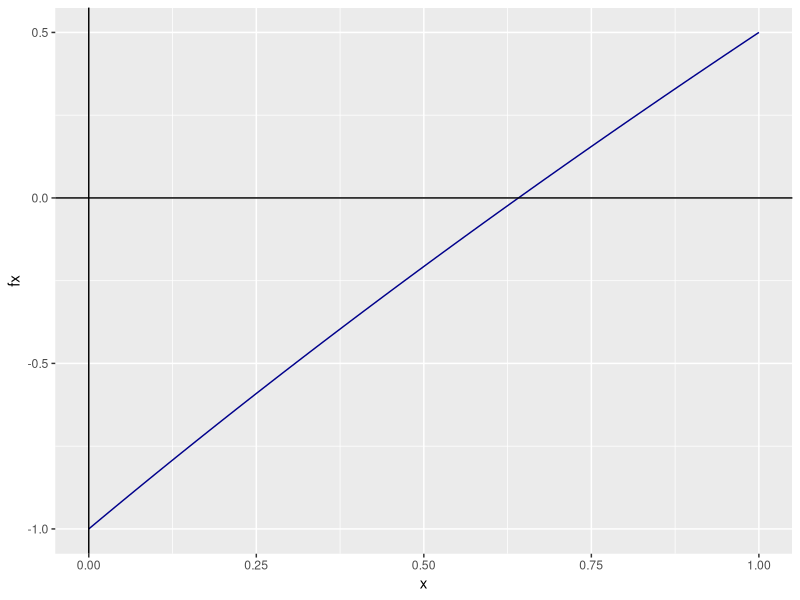
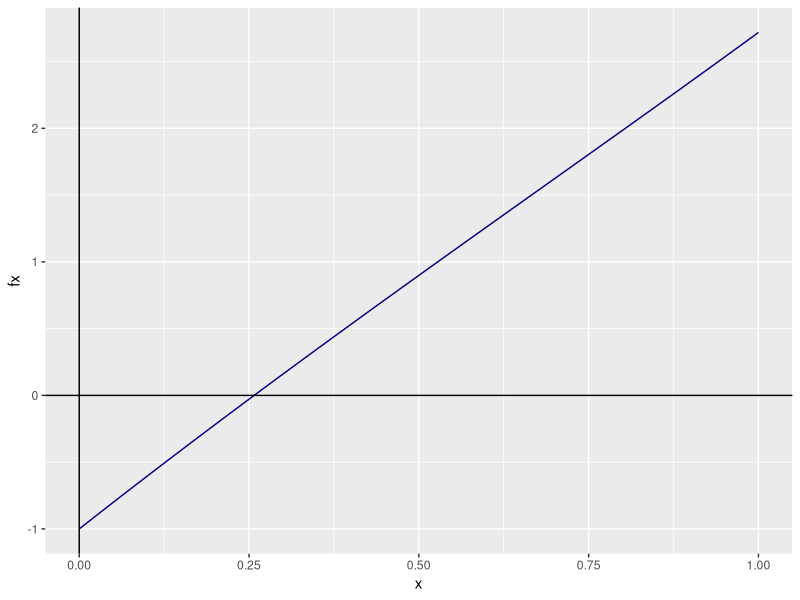
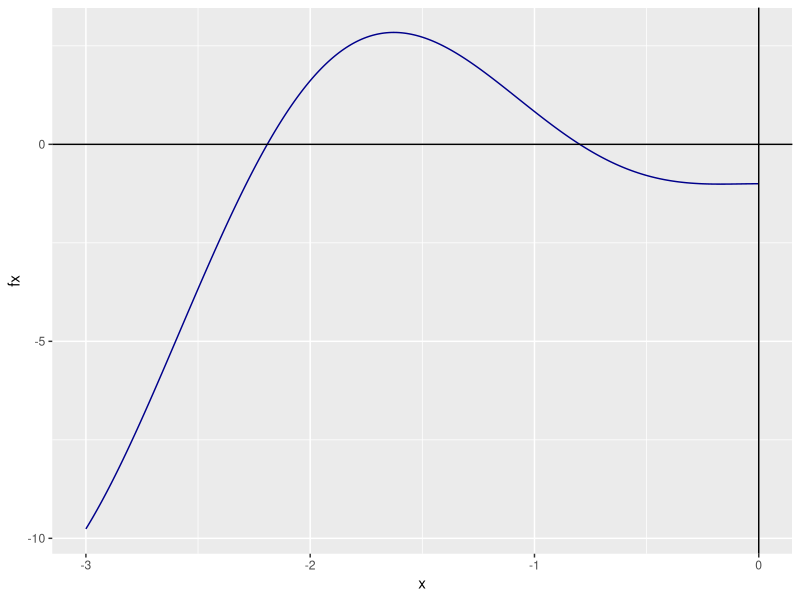
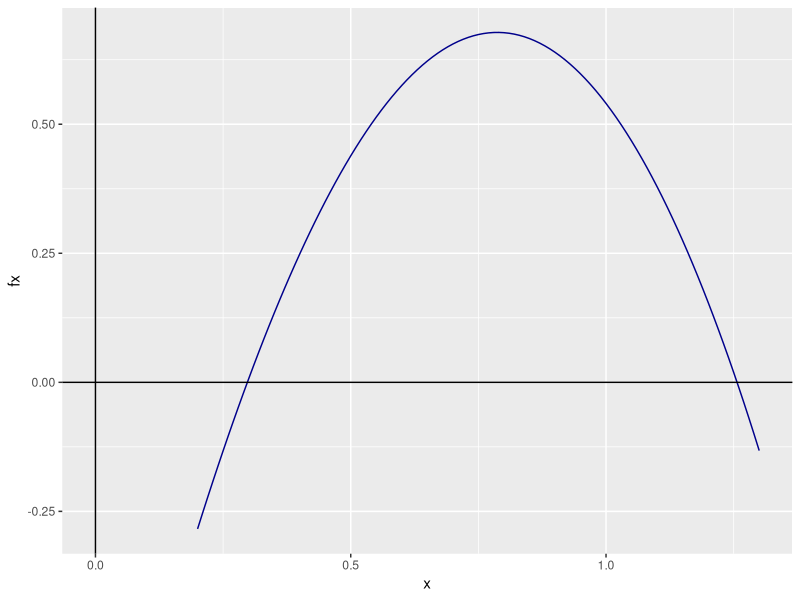
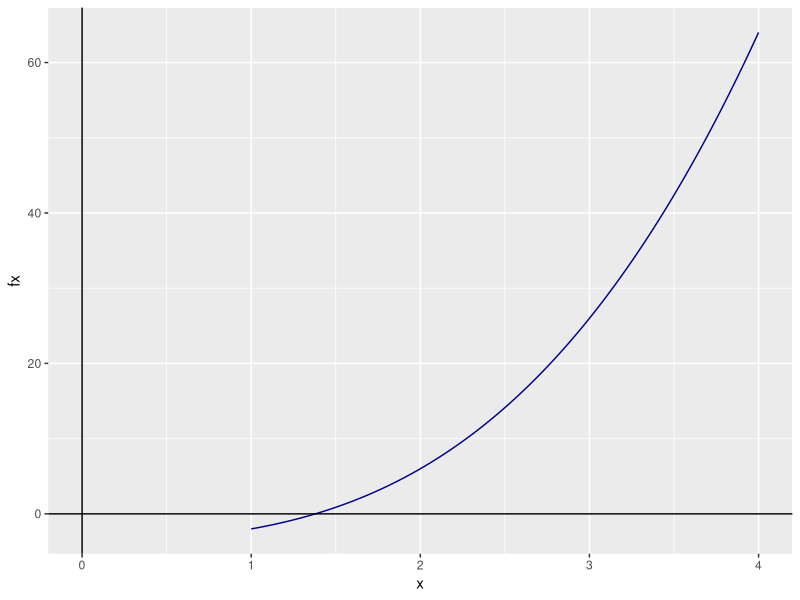
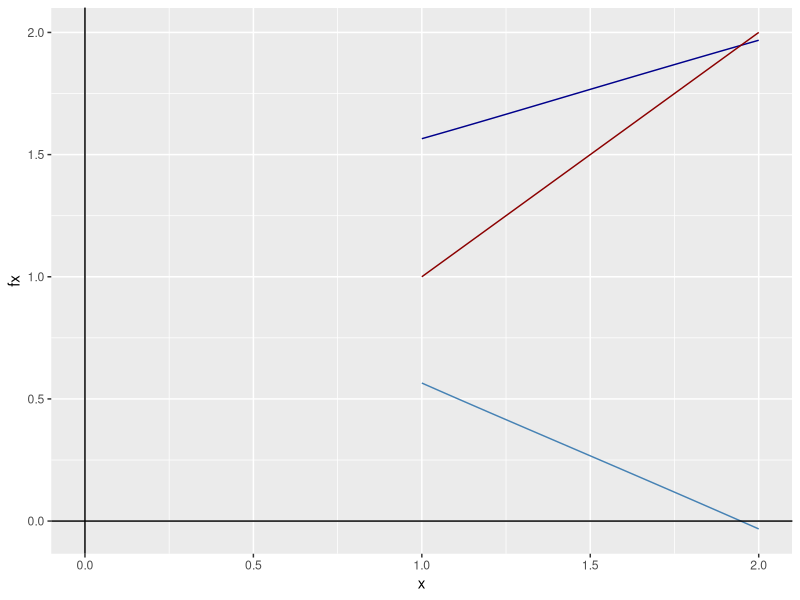
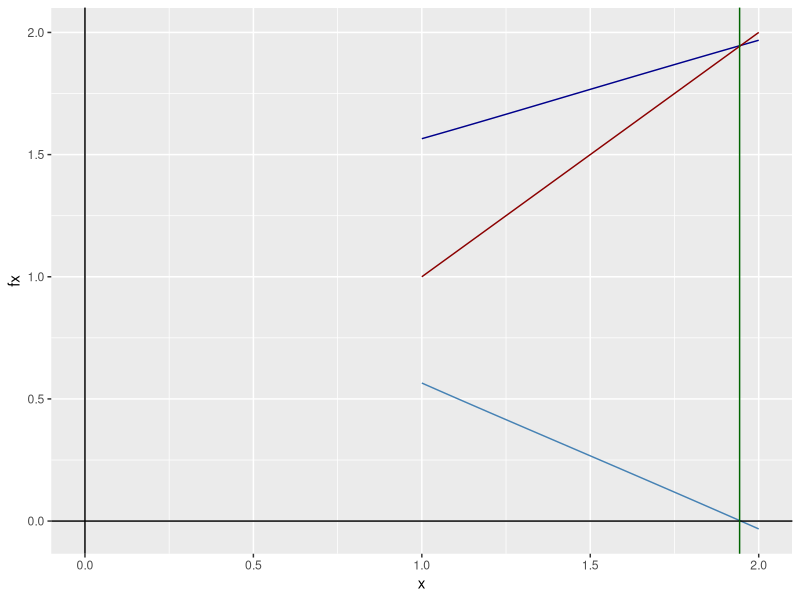
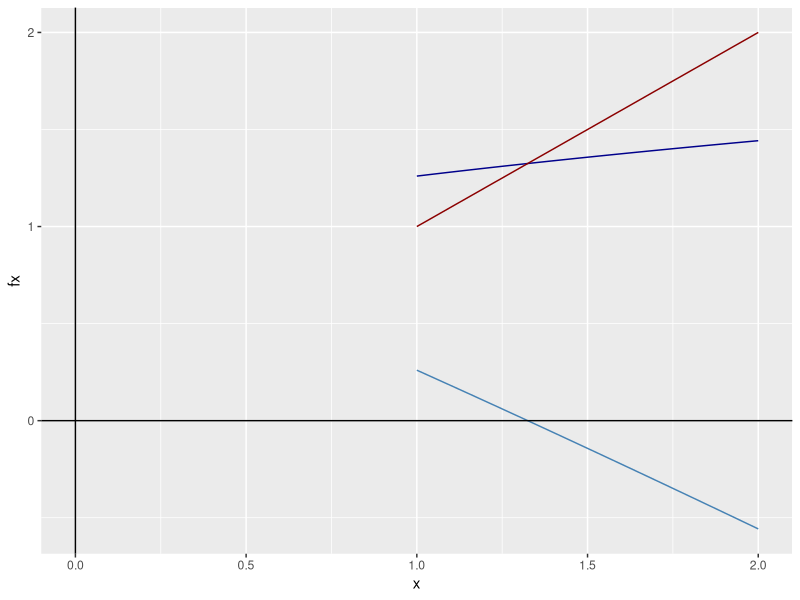

Here is the R script that generated these plots, in order:
## ---- chunk 1
knitr::opts_chunk$set(echo = TRUE)
library(ggplot2)
options(scipen = 999)
## ---- chunk 2
#Método de Bisección
Biseccion <- function(a, b, N = 100, tol) {
#Tiene por default 100 iteraciones
  
  #Instancio las listas vacias
  lista_a <- c(NULL)
  lista_b <- c(NULL)
  lista_p <- c(NULL)

  for (i in 1:N) {
    #Calculo P
    p <- (a+b)/2
    
    #Agrego el valor a cada lista
    lista_p[i] <- p
    lista_a[i] <- a
    lista_b[i] <- b
    
    #Evaluo la función en p
    fp <- f(p)
    
    #Si la f(p) es 0, entonces es raiz
    #O si esta dentro del límite tolerado
    if (fp == 0 | abs((b-a)/2) <= tol) {
      #Creo un data frame con las listas
      datos <- data.frame(lista_a, lista_b, lista_p)
      colnames(datos) <- c("A", "B", "P")
      print(datos)
      return(paste("La raiz es: ", p))
    }
    
    #Si comparten el mismo signo
    if (fp * f(a) > 0) {
      a <- p
    } else {
      b <- p
    }
  }
  
  #En el caso de que falle el método
  return(paste('El método falla luego de: ', N, ' iteraciones'))
}
## ---- chunk 3
#Método de punto fijo
PuntoFijo <- function(p0, n = 100, tol){
  #Donde p0 es la aproximación inicial
  #El número máximo de iteraciones n viene por default en 100
  #Y tol es la toleranacia al error
  
  #Instancio las listas vacias
  lista_p <- c(NULL)
  lista_gp <- c(NULL)
  
  for (i in 1:n) {
    #Calculo p
    p <- f(p0)
    
    lista_p[i] <- p0
    lista_gp[i] <- p
    
    if(abs(p-p0) <= tol){
      #Creo un data frame con las listas
      datos <- data.frame(lista_p, lista_gp)
      colnames(datos) <- c("P", "G(P)")
      print(datos)
      return(p)
    }
    
    p0 <- p
  }
  
  #En el caso de que falle el método
  return(paste('El método falla luego de: ', n, ' iteraciones'))
}
## ---- chunk 4
Newton <- function(p0, tol, n = 100){
  #Donde p0 es la aproximación inicial
  #El número máximo de iteraciones n viene por default en 100
  #Y tol es la toleranacia al error
  
  for (i in 1:n) {
    
    #Calculo p
    p <- p0 - (f(p0)/fprima(p0))
    
    if(abs(p-p0) <= tol){
      return(p)
    }
    
    p0 <- p
    
  }
  
  #En el caso de que falle el método
  return(paste('El método falla luego de: ', n, ' iteraciones'))
}

## ---- chunk 5

Secante <- function(p0, p1, tol, n = 100){
  
  q0 = f(p0)
  q1 = f(p1)
  
  for (i in 2:n) {
    
    p = p1 - q1 * (p1 - p0) / (q1 - q0)
    
    if (abs(p-p1) < tol){
      return(p)
    }
    
    p0 = p1
    q0 = q1
    p1 = p
    q1 = f(p)
    
  }
  
  return(paste("El método falló luego de ", n, " iteraciones"))
}

## ---- chunk 6

FalsaPosicion <- function(p0, p1, tol, n = 100){
  
  q0 <- f(p0)
  q1 <- f(p1)
  
  for (i in 2:n){
    p = p1 -q1*(p1-p0)/(q1-q0)
    
    if (abs(p-p1) < tol){
      return(p)
    }
    
    q = f(p)
    
    if (q*q1 < 0){
      p0 <- p1
      q0 <- q1
    }
    
    p1 <- p
    q1 <- q
  }
  
  return(paste("El método falló luego de ", n, " iteraciones"))
}

## ---- chunk 7
f <- function(x){
  return(x-2^(-x))
}

#Instancio un vector que me va a indicar los puntos en la función
x <- seq(0, 1, by = 0.01)

#Genero los puntos
fx <- f(x)

#Creo un data frame con los x e y
df <- data.frame(x, fx)

#Instancio los datos
gg_fx <- ggplot(data = df)

#Agrego la capa con los datos
gg_fx <- gg_fx + aes(x = x, y = fx)

#Est grafica una linea
gg_fx <- gg_fx + geom_line(linetype = 1, colour = "darkblue")

#Agrego el eje X
gg_fx <- gg_fx + geom_vline(xintercept = 0, linetype = 1)

#Agrego el eje Y
gg_fx <- gg_fx + geom_hline(yintercept = 0, linetype = 1)

#Grafico
gg_fx

## ---- chunk 8
Biseccion(a = 0.5,b = 1, tol = 0.00001)
## ---- chunk 9
f <- function(x){
  return(exp(x) - x^2+3*x - 2)
}

#Instancio un vector que me va a indicar los puntos en la función
x <- seq(0, 1, by = 0.01)

#Genero los puntos
fx <- f(x)

#Creo un data frame con los x e y
df <- data.frame(x, fx)

#Instancio los datos
gg_fx <- ggplot(data = df)

#Agrego la capa con los datos
gg_fx <- gg_fx + aes(x = x, y = fx)

#Est grafica una linea
gg_fx <- gg_fx + geom_line(linetype = 1, colour = "darkblue")

#Agrego el eje X
gg_fx <- gg_fx + geom_vline(xintercept = 0, linetype = 1)

#Agrego el eje Y
gg_fx <- gg_fx + geom_hline(yintercept = 0, linetype = 1)

#Grafico
gg_fx

## ---- chunk 10
Biseccion(a = 0,b = 0.5, tol = 0.00001)
## ---- chunk 11
f <- function(x){
  return(2*x*cos(2*x)-(x+1)^2)
}

#Instancio un vector que me va a indicar los puntos en la función
x <- seq(-3, 0, by = 0.01)

#Genero los puntos
fx <- f(x)

#Creo un data frame con los x e y
df <- data.frame(x, fx)

#Instancio los datos
gg_fx <- ggplot(data = df)

#Agrego la capa con los datos
gg_fx <- gg_fx + aes(x = x, y = fx)

#Est grafica una linea
gg_fx <- gg_fx + geom_line(linetype = 1, colour = "darkblue")

#Agrego el eje X
gg_fx <- gg_fx + geom_vline(xintercept = 0, linetype = 1)

#Agrego el eje Y
gg_fx <- gg_fx + geom_hline(yintercept = 0, linetype = 1)

#Grafico
gg_fx

## ---- chunk 12
Biseccion(a = -3,b = -2, tol = 0.00001)
Biseccion(a = -1,b = 0, tol = 0.00001)
## ---- chunk 13
f <- function(x){
  return(x*cos(x)-2*x^2+3*x-1)
}

#Instancio un vector que me va a indicar los puntos en la función
x <- seq(0.2, 1.3, by = 0.01)

#Genero los puntos
fx <- f(x)

#Creo un data frame con los x e y
df <- data.frame(x, fx)

#Instancio los datos
gg_fx <- ggplot(data = df)

#Agrego la capa con los datos
gg_fx <- gg_fx + aes(x = x, y = fx)

#Est grafica una linea
gg_fx <- gg_fx + geom_line(linetype = 1, colour = "darkblue")

#Agrego el eje X
gg_fx <- gg_fx + geom_vline(xintercept = 0, linetype = 1)

#Agrego el eje Y
gg_fx <- gg_fx + geom_hline(yintercept = 0, linetype = 1)

#Grafico
gg_fx

## ---- chunk 14
Biseccion(a = 0.25,b = 0.5, tol = 0.00001)
Biseccion(a = 1,b = 1.5, tol = 0.00001)
## ---- chunk 15
f <- function(x){
  return(x^3+x-4)
}

#Instancio un vector que me va a indicar los puntos en la función
x <- seq(1, 4, by = 0.01)

#Genero los puntos
fx <- f(x)

#Creo un data frame con los x e y
df <- data.frame(x, fx)

#Instancio los datos
gg_fx <- ggplot(data = df)

#Agrego la capa con los datos
gg_fx <- gg_fx + aes(x = x, y = fx)

#Est grafica una linea
gg_fx <- gg_fx + geom_line(linetype = 1, colour = "darkblue")

#Agrego el eje X
gg_fx <- gg_fx + geom_vline(xintercept = 0, linetype = 1)

#Agrego el eje Y
gg_fx <- gg_fx + geom_hline(yintercept = 0, linetype = 1)

#Grafico
gg_fx

## ---- chunk 16
Biseccion(a = 1,b = 4, tol = 0.001)
## ---- chunk 17
#La función del ejercicio
f <- function(x){
  return((3*x^2+3)^(1/4))
}
#La función para graficar la raiz
g <- function(x){
  return(-x+(3*x^2+3)^(1/4))
}

#Instancio un vector que me va a indicar los puntos en la función
x <- seq(1, 2, by = 0.01)

#Genero los puntos
fx <- f(x)

#Creo un data frame con los x e y
df <- data.frame(x, fx)

#Instancio los datos
gg_fx <- ggplot(data = df)

#Agrego la capa con los datos
gg_fx <- gg_fx + aes(x = x, y = fx)

#Grafica la función del ejercicio
gg_fx <- gg_fx + geom_line(linetype = 1, colour = "darkblue")

#Gráfico x = y
gg_fx <- gg_fx + geom_line(aes(y = x), colour = "darkred")

#Gráfico la función del ejercicio donde esta la raiz
gg_fx <- gg_fx + geom_line(aes(x = x, y = g(x)), colour = "steelblue")

#Agrego el eje X
gg_fx <- gg_fx + geom_vline(xintercept = 0, linetype = 1)

#Agrego el eje Y
gg_fx <- gg_fx + geom_hline(yintercept = 0, linetype = 1)

#Grafico
gg_fx
## ---- chunk 18
this_could_go_wrong <- tryCatch(
  PuntoFijo(p0 = 1, tol = 0.01),
  error = function(e){print("Error")})

if (this_could_go_wrong != "Error"){
  raiz <- this_could_go_wrong
  print(paste("La raiz es: ", raiz)) 
}
## ---- chunk 19
#Agrego la linea recta que une los puntos entre la función del ejercicio, el punto fijo y la raiz
gg_fx <- gg_fx + geom_vline(xintercept = raiz, linetype = 1, colour="darkgreen")

gg_fx
## ---- chunk 20
#La función del ejercicio
f <- function(x){
  return((x+1)^(1/3))
}
#La función para graficar la raiz
g <- function(x){
  return(-x+(x+1)^(1/3))
}

#Instancio un vector que me va a indicar los puntos en la función
x <- seq(1, 2, by = 0.01)

#Genero los puntos
fx <- f(x)

#Creo un data frame con los x e y
df <- data.frame(x, fx)

#Instancio los datos
gg_fx <- ggplot(data = df)

#Agrego la capa con los datos
gg_fx <- gg_fx + aes(x = x, y = fx)

#Grafica la función del ejercicio
gg_fx <- gg_fx + geom_line(linetype = 1, colour = "darkblue")

#Gráfico x = y
gg_fx <- gg_fx + geom_line(aes(y = x), colour = "darkred")

#Gráfico la función del ejercicio donde esta la raiz
gg_fx <- gg_fx + geom_line(aes(x = x, y = g(x)), colour = "steelblue")

#Agrego el eje X
gg_fx <- gg_fx + geom_vline(xintercept = 0, linetype = 1)

#Agrego el eje Y
gg_fx <- gg_fx + geom_hline(yintercept = 0, linetype = 1)

#Grafico
gg_fx
## ---- chunk 21
this_could_go_wrong <- tryCatch(
  PuntoFijo(p0 = 1, tol = 0.01),
  error = function(e){print("Error")})

if (this_could_go_wrong != "Error"){
  raiz <- this_could_go_wrong
  print(paste("La raiz es: ", raiz)) 
}
## ---- chunk 22
#Agrego la linea recta que une los puntos entre la función del ejercicio, el punto fijo y la raiz
gg_fx <- gg_fx + geom_vline(xintercept = raiz, linetype = 1, colour="darkgreen")

gg_fx
## ---- chunk 23
#La función del ejercicio
f <- function(x){
  return( pi + 0.5 * sin(x/2))
}
#La función para graficar la raiz
g <- function(x){
  return(-x+ pi + 0.5 * sin(x/2))
}

#Instancio un vector que me va a indicar los puntos en la función
x <- seq(0, 2*pi, by = 0.01)

#Genero los puntos
fx <- f(x)

#Creo un data frame con los x e y
df <- data.frame(x, fx)

#Instancio los datos
gg_fx <- ggplot(data = df)

#Agrego la capa con los datos
gg_fx <- gg_fx + aes(x = x, y = fx)

#Grafica la función del ejercicio
gg_fx <- gg_fx + geom_line(linetype = 1, colour = "darkblue")

#Gráfico x = y
gg_fx <- gg_fx + geom_line(aes(y = x), colour = "darkred")

#Gráfico la función del ejercicio donde esta la raiz
gg_fx <- gg_fx + geom_line(aes(x = x, y = g(x)), colour = "steelblue")

#Agrego el eje X
gg_fx <- gg_fx + geom_vline(xintercept = 0, linetype = 1)

#Agrego el eje Y
gg_fx <- gg_fx + geom_hline(yintercept = 0, linetype = 1)

#Grafico
gg_fx
## ---- chunk 24
this_could_go_wrong <- tryCatch(
  PuntoFijo(p0 = 3.5, tol = 0.01),
  error = function(e){print("Error")})

if (this_could_go_wrong != "Error"){
  raiz <- this_could_go_wrong
  print(paste("La raiz es: ", raiz)) 
}
## ---- chunk 25
this_could_go_wrong <- tryCatch(
  PuntoFijo(p0 = 3.5, tol = 0.0001),
  error = function(e){print("Error")})

if (this_could_go_wrong != "Error"){
  raiz <- this_could_go_wrong
  print(paste("La raiz es: ", raiz)) 
}
## ---- chunk 26
#Agrego la linea recta que une los puntos entre la función del ejercicio, el punto fijo y la raiz
gg_fx <- gg_fx + geom_vline(xintercept = raiz, linetype = 1, colour="darkgreen")

gg_fx
## ---- chunk 27
f <- function(x){
  return(-x^3 -cos(x))
}

#Instancio un vector que me va a indicar los puntos en la función
x <- seq(-3, 3, by = 0.01)

#Genero los puntos
fx <- f(x)

#Creo un data frame con los x e y
df <- data.frame(x, fx)

#Instancio los datos
gg_fx <- ggplot(data = df)

#Agrego la capa con los datos
gg_fx <- gg_fx + aes(x = x, y = fx)

#Est grafica una linea
gg_fx <- gg_fx + geom_line(linetype = 1, colour = "darkblue")

#Agrego el eje X
gg_fx <- gg_fx + geom_vline(xintercept = 0, linetype = 1)

#Agrego el eje Y
gg_fx <- gg_fx + geom_hline(yintercept = 0, linetype = 1)

#Grafico
gg_fx
## ---- chunk 28
fprima <- D(expression(-x^3 -cos(x)), "x")

fprima

fprima <- function(x){
  return(-(3 * x^2 - sin(x)))
}

Newton(p0 = -1, tol = 0.001)

this_could_go_wrong <- tryCatch(
  Newton(p0 = 0, tol = 0.001),
  error = function(e){print("Error")})

if (this_could_go_wrong != "Error"){
  raiz <- this_could_go_wrong
  print(paste("La raiz es: ", raiz)) 
}
## ---- chunk 29
f <- function(x){
  return(x^2 - 6)
}

#Instancio un vector que me va a indicar los puntos en la función
x <- seq(0, 4, by = 0.1)

#Genero los puntos
fx <- f(x)

#Creo un data frame con los x e y
df <- data.frame(x, fx)

#Instancio los datos
gg_fx <- ggplot(data = df)

#Agrego la capa con los datos
gg_fx <- gg_fx + aes(x = x, y = fx)

#Est grafica una linea
gg_fx <- gg_fx + geom_line(linetype = 1, colour = "darkblue")

#Agrego el eje X
gg_fx <- gg_fx + geom_vline(xintercept = 0, linetype = 1)

#Agrego el eje Y
gg_fx <- gg_fx + geom_hline(yintercept = 0, linetype = 1)

#Grafico
gg_fx
## ---- chunk 30
Secante(p0 = 3, p1 = 2, tol = 0.1)
## ---- chunk 31
FalsaPosicion(p0 = 3, p1 = 2, tol = 0.1)
## ---- chunk 32
f <- function(x){
  return(x^3 - 2*x^2 - 5)
}

#Instancio un vector que me va a indicar los puntos en la función
x <- seq(1, 4, by = 0.1)

#Genero los puntos
fx <- f(x)

#Creo un data frame con los x e y
df <- data.frame(x, fx)

#Instancio los datos
gg_fx <- ggplot(data = df)

#Agrego la capa con los datos
gg_fx <- gg_fx + aes(x = x, y = fx)

#Est grafica una linea
gg_fx <- gg_fx + geom_line(linetype = 1, colour = "darkblue")

#Agrego el eje X
gg_fx <- gg_fx + geom_vline(xintercept = 0, linetype = 1)

#Agrego el eje Y
gg_fx <- gg_fx + geom_hline(yintercept = 0, linetype = 1)

#Grafico
gg_fx
## ---- chunk 33
fprima <- D(expression(x^3 - 2*x^2 - 5), "x")

fprima

fprima <- function(x){
  return(3 * x^2 - 2 * (2 * x))
}

Newton(p0 = 2.5, tol = 0.001)
## ---- chunk 34
f <- function(x){
  return(x^3 - 3*x^2 - 1)
}

#Instancio un vector que me va a indicar los puntos en la función
x <- seq(-3, 5, by = 0.1)

#Genero los puntos
fx <- f(x)

#Creo un data frame con los x e y
df <- data.frame(x, fx)

#Instancio los datos
gg_fx <- ggplot(data = df)

#Agrego la capa con los datos
gg_fx <- gg_fx + aes(x = x, y = fx)

#Est grafica una linea
gg_fx <- gg_fx + geom_line(linetype = 1, colour = "darkblue")

#Agrego el eje X
gg_fx <- gg_fx + geom_vline(xintercept = 0, linetype = 1)

#Agrego el eje Y
gg_fx <- gg_fx + geom_hline(yintercept = 0, linetype = 1)

#Grafico
gg_fx
## ---- chunk 35
fprima <- D(expression(x^3 - 3*x^2 - 1), "x")

fprima

fprima <- function(x){
  return(3 * x^2 - 3 * (2 * x))
}

Newton(p0 = 2.5, tol = 0.001)
## ---- chunk 36
f <- function(x){
  return(x - cos(x))
}

#Instancio un vector que me va a indicar los puntos en la función
x <- seq(0, 2, by = 0.1)

#Genero los puntos
fx <- f(x)

#Creo un data frame con los x e y
df <- data.frame(x, fx)

#Instancio los datos
gg_fx <- ggplot(data = df)

#Agrego la capa con los datos
gg_fx <- gg_fx + aes(x = x, y = fx)

#Est grafica una linea
gg_fx <- gg_fx + geom_line(linetype = 1, colour = "darkblue")

#Agrego el eje X
gg_fx <- gg_fx + geom_vline(xintercept = 0, linetype = 1)

#Agrego el eje Y
gg_fx <- gg_fx + geom_hline(yintercept = 0, linetype = 1)

#Grafico
gg_fx
## ---- chunk 37
fprima <- D(expression(x - cos(x)), "x")

fprima

fprima <- function(x){
  return(1 + sin(x))
}

Newton(p0 = 0.75, tol = 0.001)
## ---- chunk 38
f <- function(x){
  return(x - 0.8 - 0.2 * sin(x))
}

#Instancio un vector que me va a indicar los puntos en la función
x <- seq(0, 2, by = 0.1)

#Genero los puntos
fx <- f(x)

#Creo un data frame con los x e y
df <- data.frame(x, fx)

#Instancio los datos
gg_fx <- ggplot(data = df)

#Agrego la capa con los datos
gg_fx <- gg_fx + aes(x = x, y = fx)

#Est grafica una linea
gg_fx <- gg_fx + geom_line(linetype = 1, colour = "darkblue")

#Agrego el eje X
gg_fx <- gg_fx + geom_vline(xintercept = 0, linetype = 1)

#Agrego el eje Y
gg_fx <- gg_fx + geom_hline(yintercept = 0, linetype = 1)

#Grafico
gg_fx
## ---- chunk 39
fprima <- D(expression(x - 0.8 - 0.2 * sin(x)), "x")

fprima

fprima <- function(x){
  return(1 - 0.2 * cos(x))
}

Newton(p0 = 0.75, tol = 0.001)
## ---- chunk 40
Secante(p0 = 2.5, p1 = 3, tol = 0.001)
## ---- chunk 41
FalsaPosicion(p0 = 2.5, p1 = 3, tol = 0.00001)
## ---- chunk 42
Secante(p0 = 3, p1 = 4, tol = 0.0001)
## ---- chunk 43
FalsaPosicion(p0 = 3, p1 = 4, tol = 0.0001)
## ---- chunk 44
Secante(p0 = 0.5, p1 = 0.75, tol = 0.0001)
## ---- chunk 45
FalsaPosicion(p0 = 0.5, p1 = 0.75, tol = 0.0001)
## ---- chunk 46
Secante(p0 = 0.75, p1 = 1, tol = 0.0001)
## ---- chunk 47
FalsaPosicion(p0 = 0.75, p1 = 1, tol = 0.0001)
## ---- chunk 48

## ---- chunk 49
f <- function(x){
  return(1500000-(25000*(1-(1+x/12)^(-120)))/(x/12))
}

#La función para graficar la raiz
g <- function(x){
return(-x+1500000-(25000*(1-(1+x/12)^(-120)))/(x/12))
}
#Instancio un vector que me va a indicar los puntos en la función
x <- seq(0, 1, by = 0.001)
#Genero los puntos
fx <- f(x)
#Creo un data frame con los x e y
df <- data.frame(x, fx)
#Instancio los datos
gg_fx <- ggplot(data = df)
#Agrego la capa con los datos
gg_fx <- gg_fx + aes(x = x, y = fx)
#Grafica la función del ejercicio
gg_fx <- gg_fx + geom_line(linetype = 1, colour = "darkblue")
#Gráfico x = y
gg_fx <- gg_fx + geom_line(aes(y = x), colour = "darkred")
#Gráfico la función del ejercicio donde esta la raiz
gg_fx <- gg_fx + geom_line(aes(x = x, y = g(x)), colour = "steelblue")
#Agrego el eje X
gg_fx <- gg_fx + geom_vline(xintercept = 0, linetype = 1)
#Agrego el eje Y
gg_fx <- gg_fx + geom_hline(yintercept = 0, linetype = 1)
#Grafico
gg_fx

## ---- chunk 50
PuntoFijo(p0 = 0.1, tol = 0.000001)
